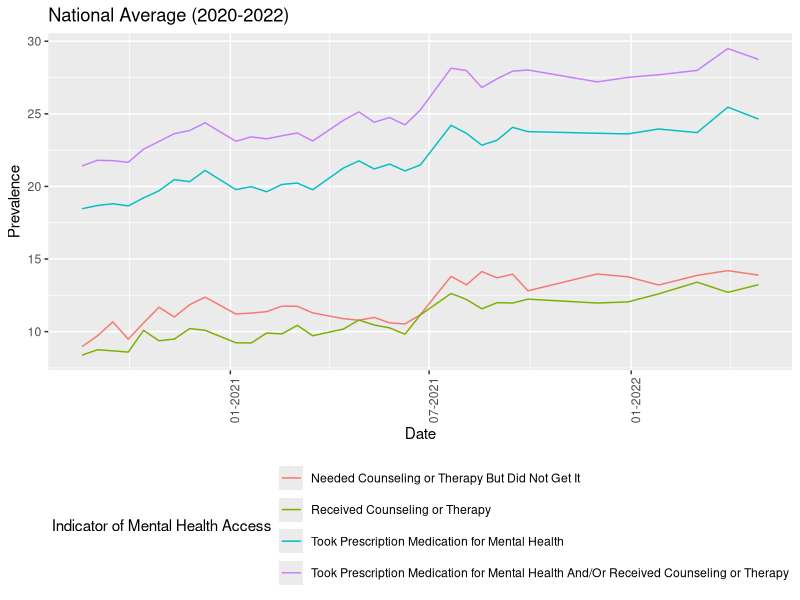
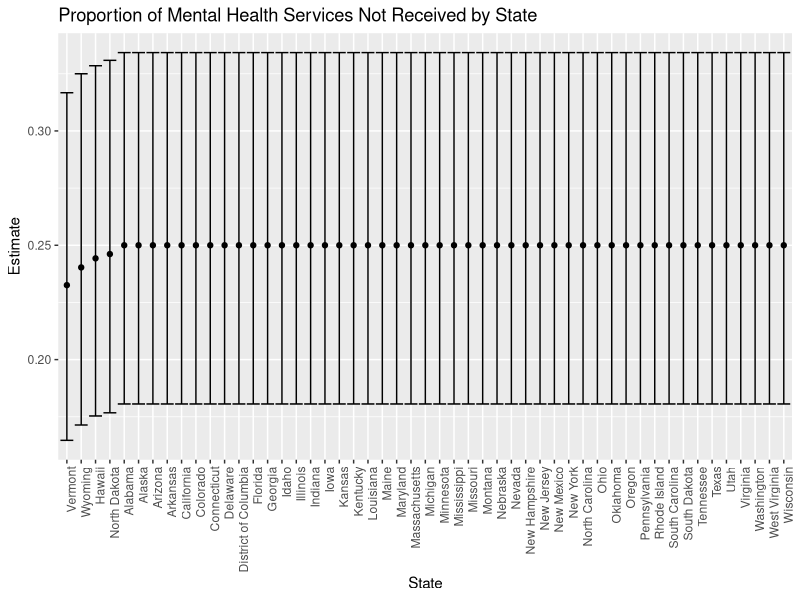

Write R code to recreate these figures, in order.
## ---- chunk 1
knitr::opts_chunk$set(echo = TRUE)
## ---- chunk 2
#Loading key packages
library(tidyverse)
library(scales)

options(
  ggplot2.continuous.colour = heat.colors(256),
  ggplot2.continuous.fill = heat.colors(256)
)

scale_colour_discrete = scale_color_manual(values = heat.colors(256))
scale_fill_discrete = scale_fill_manual(values = heat.colors(256))

# Importing clean and tidy dataset 
data = 
  read.csv("data/tidydata.csv") |> 
  mutate(
    start_dates = as.Date(start_dates)
  )
## ---- chunk 3
avg_year =
  data |> 
  filter(state == "United States") |> 
  select(indicator, year, week_number, value, start_dates) |> 
  group_by(year, start_dates, indicator) |> 
  summarize(
    mean = mean(value),
    indicator_total = n())

# plot average for each start date for each indicator
avg_year |> 
  ggplot(aes(x = start_dates, y = mean, color = indicator)) +
  geom_line() +
  labs(
    x = "Date",
    y = "Prevalence",
    title = "National Average (2020-2022)",
    color = "Indicator of Mental Health Access") +
  scale_x_date(labels = date_format("%m-%Y")) +
  theme(
    legend.position = "bottom",
    axis.text.x = element_text(angle=90, hjust=1),
    strip.text = element_text(size = 4)) +
  guides(color = guide_legend(nrow = 4))
## ---- chunk 4
received_service = 
  data |> 
  mutate(
    resolution = case_when(
      indicator == "Took Prescription Medication for Mental Health" ~ "received",
      indicator == "Received Counseling or Therapy" ~ "received",
      indicator == "Took Prescription Medication for Mental Health And/Or Received Counseling or Therapy" ~ "received",
      indicator == "Needed Counseling or Therapy But Did Not Get It" ~ "not received"))
## ---- chunk 5
states_df =
  received_service |> 
  select(state, indicator, resolution) |> 
  filter(state != "United States") |> 
  group_by(state) |> 
  summarize(
    services_total = n(),
    services_not_received = sum(resolution == "not received")) |> 
  mutate(
    services_total = as.numeric(services_total),
    services_not_received = as.numeric(services_not_received)
  )
## ---- chunk 6
ny_test = 
  prop.test(
    x = filter(states_df, state == "New York") %>% pull(services_not_received),
    n = filter(states_df, state == "New York") %>% pull(services_total)) 

broom::tidy(ny_test) %>% 
  knitr::kable(digits = 3)
## ---- chunk 7
services_states =
  states_df |> 
  mutate(
    prop_tests = map2(services_not_received, services_total, \(x, y) prop.test(x = x, n = y)),
    tidy_tests = map(prop_tests, broom::tidy)) |> 
  select(-prop_tests) |> 
  unnest(tidy_tests) |> 
  select(state, estimate, conf.low, conf.high) |>  
  mutate(state = fct_reorder(state, estimate))
## ---- chunk 8
services_states %>% 
  mutate(state = fct_reorder(state, estimate)) %>% 
  ggplot(aes(x = state, y = estimate)) + 
  geom_point() + 
  geom_errorbar(aes(ymin = conf.low, ymax = conf.high)) + 
  theme(axis.text.x = element_text(angle = 90, hjust = 1)) +
  labs(
    x = "State",
    y = "Estimate",
    title = "Proportion of Mental Health Services Not Received by State"
  )
